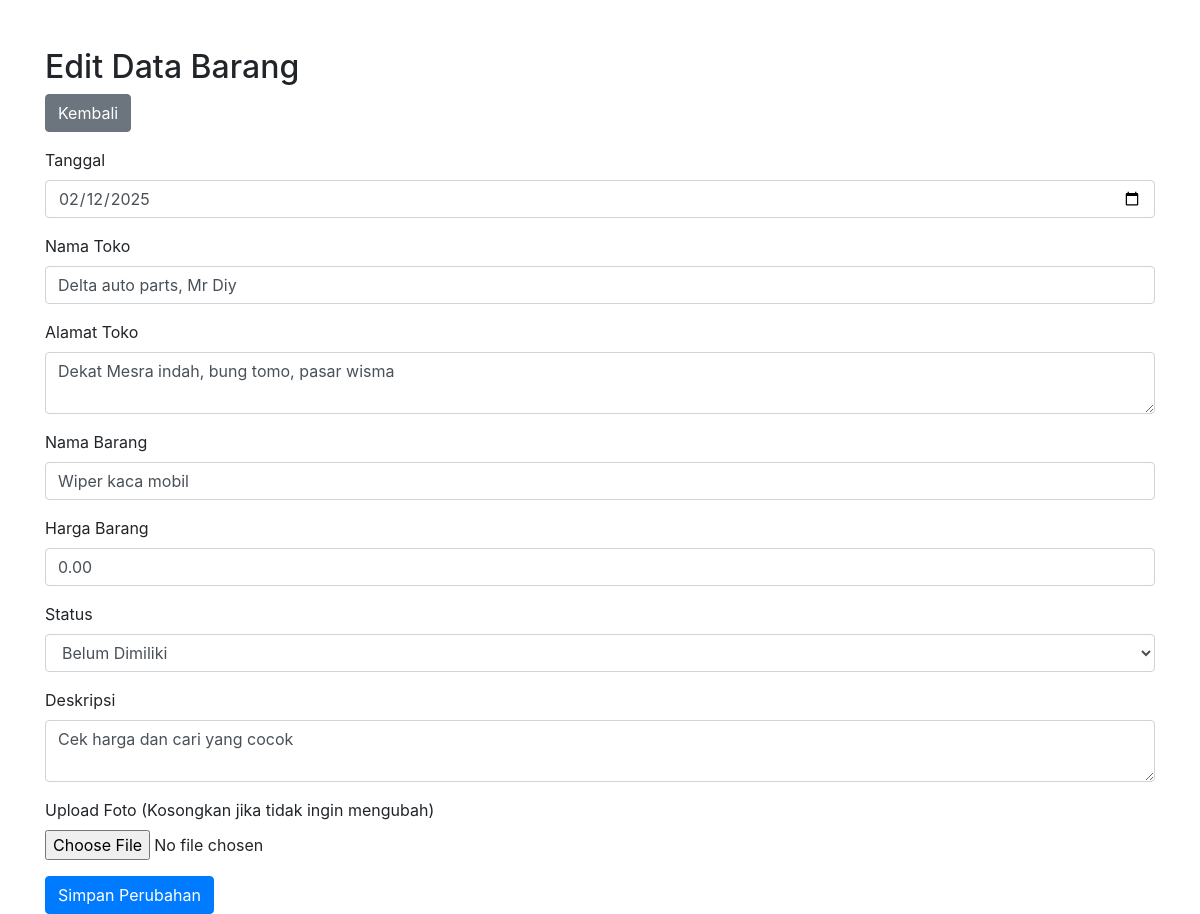
The page /edit_barang.php?id=6 on the database its author committed.
### tables this page shows
CREATE TABLE `barang` (
  `id` int(11) NOT NULL AUTO_INCREMENT,
  `tanggal` date NOT NULL,
  `nama_toko` varchar(255) NOT NULL,
  `alamat_toko` text NOT NULL,
  `nama_barang` varchar(255) NOT NULL,
  `harga_barang` decimal(10,2) NOT NULL,
  `status` enum('Dimiliki','Belum Dimiliki') NOT NULL,
  `deskripsi` text DEFAULT NULL,
  `foto` varchar(255) DEFAULT NULL,
  PRIMARY KEY (`id`)
);

### edit_barang.php (the view, shortened to what this page needs)
<?php
$host     = "127.0.0.1";
$user     = "root";
$password = "password_baru";
$database = "finance";
$conn = new mysqli($host, $user, $password, $database);
$id = (int)$_GET['id'];
$sql = "SELECT * FROM barang WHERE id = ?";
$stmt = $conn->prepare($sql);
$stmt->bind_param("i", $id);
$stmt->execute();
$result = $stmt->get_result();
$data = $result->fetch_assoc();
?>
<!DOCTYPE html>
<html lang="id">
<head>
    <link rel="stylesheet" href="https://stackpath.bootstrapcdn.com/bootstrap/4.5.2/css/bootstrap.min.css">
</head>
<body>
<div class="container mt-5">
    <h2>Edit Data Barang</h2>
    <a href="index.php" class="btn btn-secondary mb-3">Kembali</a>
    <form method="POST" enctype="multipart/form-data">
        <div class="form-group">
            <label>Tanggal</label>
            <input type="date" name="tanggal" class="form-control" value="<?= $data['tanggal'] ?>" required>
        </div>
        <div class="form-group">
            <label>Nama Toko</label>
            <input type="text" name="nama_toko" class="form-control" value="<?= htmlspecialchars($data['nama_toko']) ?>" required>
        </div>
        <div class="form-group">
            <label>Alamat Toko</label>
            <textarea name="alamat_toko" class="form-control" required><?= htmlspecialchars($data['alamat_toko']) ?></textarea>
        </div>
        <div class="form-group">
            <label>Nama Barang</label>
            <input type="text" name="nama_barang" class="form-control" value="<?= htmlspecialchars($data['nama_barang']) ?>" required>
        </div>
        <div class="form-group">
            <label>Harga Barang</label>
            <input type="number" step="0.01" name="harga_barang" class="form-control" value="<?= $data['harga_barang'] ?>" required>
        </div>
        <div class="form-group">
            <label>Status</label>
            <select name="status" class="form-control" required>
                <option value="Belum Dimiliki" <?= $data['status'] == 'Belum Dimiliki' ? 'selected' : '' ?>>Belum Dimiliki</option>
            </select>
        </div>
        <div class="form-group">
            <label>Deskripsi</label>
            <textarea name="deskripsi" class="form-control"><?= htmlspecialchars($data['deskripsi']) ?></textarea>
        </div>
        <div class="form-group">
            <label>Upload Foto (Kosongkan jika tidak ingin mengubah)</label>
            <input type="file" name="foto" class="form-control-file">
        </div>
        <button type="submit" class="btn btn-primary">Simpan Perubahan</button>
    </form>
</div>
</body>
</html>

### rows shown on the page
barang: tanggal "02/12/2025", nama_toko "Delta auto parts, Mr Diy", alamat_toko "Dekat Mesra indah, bung tomo, pasar wisma", nama_barang "Wiper kaca mobil", harga_barang "0.00", status "Belum Dimiliki", deskripsi "Cek harga dan cari yang cocok"
